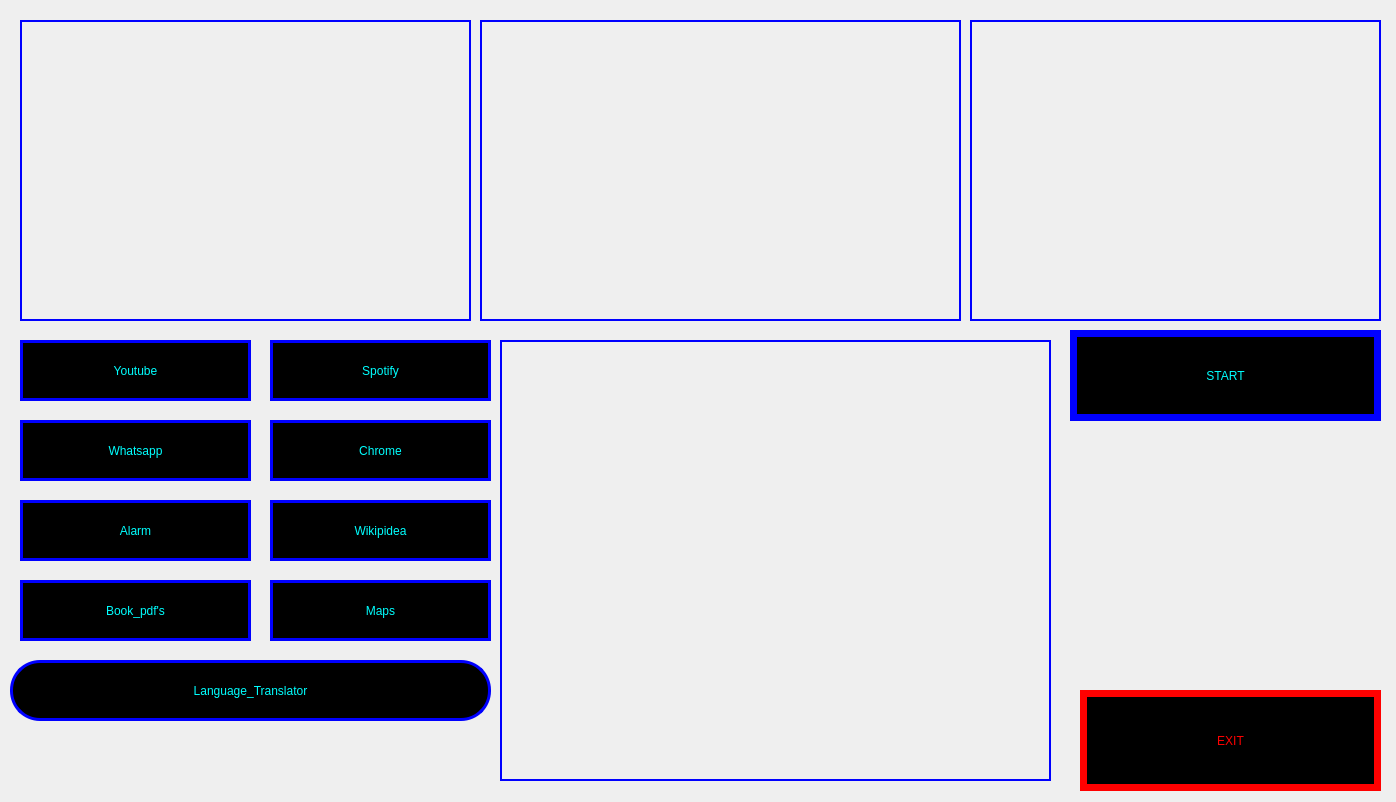
<?xml version="1.0" encoding="UTF-8"?>
<ui version="4.0">
 <class>Form</class>
 <widget class="QWidget" name="Form">
  <property name="geometry">
   <rect>
    <x>0</x>
    <y>0</y>
    <width>1396</width>
    <height>802</height>
   </rect>
  </property>
  <property name="windowTitle">
   <string>Form</string>
  </property>
  <widget class="QLabel" name="label">
   <property name="geometry">
    <rect>
     <x>-60</x>
     <y>-30</y>
     <width>1471</width>
     <height>871</height>
    </rect>
   </property>
   <property name="text">
    <string/>
   </property>
   <property name="pixmap">
    <pixmap>UI/Black_Template.jpg</pixmap>
   </property>
   <property name="scaledContents">
    <bool>true</bool>
   </property>
  </widget>
  <widget class="QPushButton" name="pushButton">
   <property name="geometry">
    <rect>
     <x>1070</x>
     <y>330</y>
     <width>311</width>
     <height>91</height>
    </rect>
   </property>
   <property name="styleSheet">
    <string notr="true">background-color:rgb(0,0,0);
font: 30pt &quot;Algerian&quot;;
color:rgb(0,255,255);
border:7px solid blue;
</string>
   </property>
   <property name="text">
    <string>START</string>
   </property>
  </widget>
  <widget class="QPushButton" name="pushButton_3">
   <property name="geometry">
    <rect>
     <x>1080</x>
     <y>690</y>
     <width>301</width>
     <height>101</height>
    </rect>
   </property>
   <property name="styleSheet">
    <string notr="true">background-color:rgb(0,0,0);
font: 30pt &quot;Algerian&quot;;
border:7px solid red;
color:red;</string>
   </property>
   <property name="text">
    <string>EXIT</string>
   </property>
  </widget>
  <widget class="QTextBrowser" name="Text_Time">
   <property name="geometry">
    <rect>
     <x>1110</x>
     <y>510</y>
     <width>301</width>
     <height>71</height>
    </rect>
   </property>
   <property name="styleSheet">
    <string notr="true">background:Transparent;
border:none;
</string>
   </property>
  </widget>
  <widget class="QTextBrowser" name="Text_Temp">
   <property name="geometry">
    <rect>
     <x>20</x>
     <y>730</y>
     <width>81</width>
     <height>61</height>
    </rect>
   </property>
   <property name="styleSheet">
    <string notr="true">background:Transparent;
border:none;</string>
   </property>
  </widget>
  <widget class="QTextBrowser" name="text_Date">
   <property name="geometry">
    <rect>
     <x>150</x>
     <y>730</y>
     <width>291</width>
     <height>61</height>
    </rect>
   </property>
   <property name="styleSheet">
    <string notr="true">background:Transparent;
border:none;</string>
   </property>
  </widget>
  <widget class="QPushButton" name="Youtube_button">
   <property name="geometry">
    <rect>
     <x>20</x>
     <y>340</y>
     <width>231</width>
     <height>61</height>
    </rect>
   </property>
   <property name="styleSheet">
    <string notr="true">background-color:rgb(0,0,0);
font: 18pt &quot;Algerian&quot;;
color:rgb(0,255,255);
border:3px solid blue;
</string>
   </property>
   <property name="text">
    <string>Youtube</string>
   </property>
  </widget>
  <widget class="QPushButton" name="Chrome_button">
   <property name="geometry">
    <rect>
     <x>270</x>
     <y>420</y>
     <width>221</width>
     <height>61</height>
    </rect>
   </property>
   <property name="styleSheet">
    <string notr="true">background-color:rgb(0,0,0);
font: 18pt &quot;Algerian&quot;;
color:rgb(0,255,255);
border:3px solid blue;
</string>
   </property>
   <property name="text">
    <string>Chrome</string>
   </property>
  </widget>
  <widget class="QPushButton" name="Whatshapp">
   <property name="geometry">
    <rect>
     <x>20</x>
     <y>420</y>
     <width>231</width>
     <height>61</height>
    </rect>
   </property>
   <property name="styleSheet">
    <string notr="true">background-color:rgb(0,0,0);
font: 18pt &quot;Algerian&quot;;
color:rgb(0,255,255);
border:3px solid blue;
</string>
   </property>
   <property name="text">
    <string>Whatsapp</string>
   </property>
  </widget>
  <widget class="QLabel" name="gif3">
   <property name="geometry">
    <rect>
     <x>480</x>
     <y>20</y>
     <width>481</width>
     <height>301</height>
    </rect>
   </property>
   <property name="styleSheet">
    <string notr="true">border:2px solid blue;</string>
   </property>
   <property name="text">
    <string/>
   </property>
   <property name="pixmap">
    <pixmap>UI/Iron_Template_1.gif</pixmap>
   </property>
   <property name="scaledContents">
    <bool>true</bool>
   </property>
  </widget>
  <widget class="QLabel" name="gif4">
   <property name="geometry">
    <rect>
     <x>500</x>
     <y>340</y>
     <width>551</width>
     <height>441</height>
    </rect>
   </property>
   <property name="styleSheet">
    <string notr="true">border:2px solid blue;</string>
   </property>
   <property name="text">
    <string/>
   </property>
   <property name="pixmap">
    <pixmap>UI/live (1).gif</pixmap>
   </property>
   <property name="scaledContents">
    <bool>true</bool>
   </property>
  </widget>
  <widget class="QLabel" name="gif1">
   <property name="geometry">
    <rect>
     <x>20</x>
     <y>20</y>
     <width>451</width>
     <height>301</height>
    </rect>
   </property>
   <property name="styleSheet">
    <string notr="true">border:2px solid blue;</string>
   </property>
   <property name="text">
    <string/>
   </property>
   <property name="pixmap">
    <pixmap>UI/gifloader.gif</pixmap>
   </property>
   <property name="scaledContents">
    <bool>true</bool>
   </property>
  </widget>
  <widget class="QPushButton" name="Whatshapp_2">
   <property name="geometry">
    <rect>
     <x>270</x>
     <y>500</y>
     <width>221</width>
     <height>61</height>
    </rect>
   </property>
   <property name="styleSheet">
    <string notr="true">background-color:rgb(0,0,0);
font: 18pt &quot;Algerian&quot;;
color:rgb(0,255,255);
border:3px solid blue;
</string>
   </property>
   <property name="text">
    <string>Wikipidea</string>
   </property>
  </widget>
  <widget class="QPushButton" name="Whatshapp_3">
   <property name="geometry">
    <rect>
     <x>270</x>
     <y>340</y>
     <width>221</width>
     <height>61</height>
    </rect>
   </property>
   <property name="styleSheet">
    <string notr="true">background-color:rgb(0,0,0);
font: 18pt &quot;Algerian&quot;;
color:rgb(0,255,255);
border:3px solid blue;
</string>
   </property>
   <property name="text">
    <string>Spotify</string>
   </property>
  </widget>
  <widget class="QPushButton" name="Whatshapp_4">
   <property name="geometry">
    <rect>
     <x>20</x>
     <y>500</y>
     <width>231</width>
     <height>61</height>
    </rect>
   </property>
   <property name="styleSheet">
    <string notr="true">background-color:rgb(0,0,0);
font: 18pt &quot;Algerian&quot;;
color:rgb(0,255,255);
border:3px solid blue;
</string>
   </property>
   <property name="text">
    <string>Alarm</string>
   </property>
  </widget>
  <widget class="QPushButton" name="Whatshapp_5">
   <property name="geometry">
    <rect>
     <x>20</x>
     <y>580</y>
     <width>231</width>
     <height>61</height>
    </rect>
   </property>
   <property name="styleSheet">
    <string notr="true">background-color:rgb(0,0,0);
font: 18pt &quot;Algerian&quot;;
color:rgb(0,255,255);
border:3px solid blue;
</string>
   </property>
   <property name="text">
    <string>Book_pdf's</string>
   </property>
  </widget>
  <widget class="QPushButton" name="Whatshapp_6">
   <property name="geometry">
    <rect>
     <x>270</x>
     <y>580</y>
     <width>221</width>
     <height>61</height>
    </rect>
   </property>
   <property name="styleSheet">
    <string notr="true">background-color:rgb(0,0,0);
font: 18pt &quot;Algerian&quot;;
color:rgb(0,255,255);
border:3px solid blue;
</string>
   </property>
   <property name="text">
    <string>Maps</string>
   </property>
  </widget>
  <widget class="QPushButton" name="Whatshapp_7">
   <property name="geometry">
    <rect>
     <x>10</x>
     <y>660</y>
     <width>481</width>
     <height>61</height>
    </rect>
   </property>
   <property name="styleSheet">
    <string notr="true">background-color:rgb(0,0,0);
font: 18pt &quot;Algerian&quot;;
color:rgb(0,255,255);
border:3px solid blue;
border-top-right-radius:30px;
border-bottom-right-radius:30px;
border-top-left-radius:30px;
border-bottom-left-radius:30px;
</string>
   </property>
   <property name="text">
    <string>Language_Translator</string>
   </property>
  </widget>
  <widget class="QLabel" name="gif2">
   <property name="geometry">
    <rect>
     <x>970</x>
     <y>20</y>
     <width>411</width>
     <height>301</height>
    </rect>
   </property>
   <property name="styleSheet">
    <string notr="true">border:2px solid blue;</string>
   </property>
   <property name="text">
    <string/>
   </property>
   <property name="pixmap">
    <pixmap>UI/f1.gif</pixmap>
   </property>
   <property name="scaledContents">
    <bool>true</bool>
   </property>
  </widget>
 </widget>
 <resources/>
 <connections/>
</ui>
